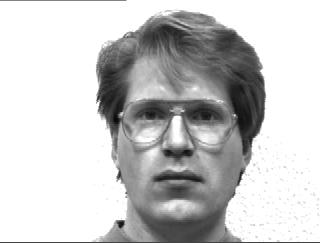
#> input picture Dimensionality Reduction/yalefaces/subject01.glasses.gif, 320 x 243 px
$ jupyter execute --allow-errors 'Eigenfaces and simple face recognition.ipynb'
#> lines starting #> are read from the running program, lines starting #| are printed output that depends on the picture
[cell 1]
import numpy as np
import scipy.sparse.linalg as ssl
import matplotlib.pyplot as plt
import imageio as iio
from skimage.measure import block_reduce

[cell 2]
# Load all pictures for each subject, downsample by a factor of 4, flatten and store each image as a row in the data matrix
# Subject 1
glasses1 = block_reduce(iio.imread('yalefaces/subject01.glasses.gif'), block_size=(4,4))
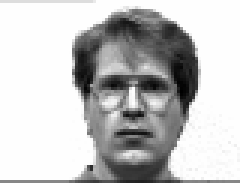
#> glasses1: shape (61, 80) uint64 (shown 3 times larger); min 323, max 4080, mean 3198.4; drawn with min black and max white
happy1 = block_reduce(iio.imread('yalefaces/subject01.happy.gif'), block_size=(4,4))
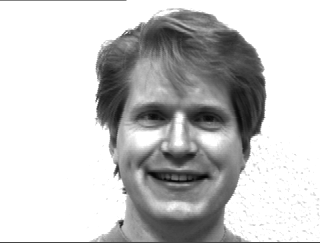
#> input picture Dimensionality Reduction/yalefaces/subject01.happy.gif, 320 x 243 px
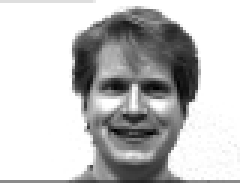
#> happy1: shape (61, 80) uint64 (shown 3 times larger); min 203, max 4080, mean 3162.8; drawn with min black and max white
left1 = block_reduce(iio.imread('yalefaces/subject01.leftlight.gif'), block_size=(4,4))
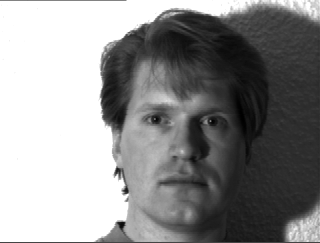
#> input picture Dimensionality Reduction/yalefaces/subject01.leftlight.gif, 320 x 243 px
#> left1: shape (61, 80) uint64; min 21, max 4080, mean 2281
noglasses1 = block_reduce(iio.imread('yalefaces/subject01.noglasses.gif'), block_size=(4,4))
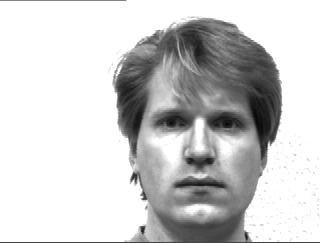
#> input picture Dimensionality Reduction/yalefaces/subject01.noglasses.gif, 320 x 243 px
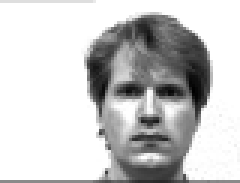
#> noglasses1: shape (61, 80) uint64 (shown 3 times larger); min 202, max 4080, mean 3266.1; drawn with min black and max white
normal1 = block_reduce(iio.imread('yalefaces/subject01.normal.gif'), block_size=(4,4))
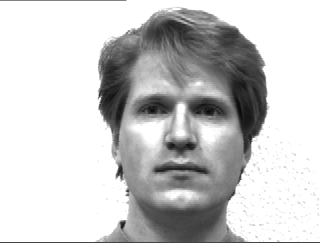
#> input picture Dimensionality Reduction/yalefaces/subject01.normal.gif, 320 x 243 px
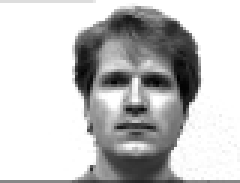
#> normal1: shape (61, 80) uint64 (shown 3 times larger); min 321, max 4080, mean 3216.5; drawn with min black and max white
right1 = block_reduce(iio.imread('yalefaces/subject01.rightlight.gif'), block_size=(4,4))
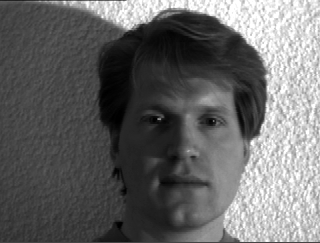
#> input picture Dimensionality Reduction/yalefaces/subject01.rightlight.gif, 320 x 243 px
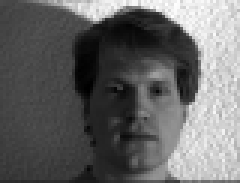
#> right1: shape (61, 80) uint64 (shown 3 times larger); min 1, max 4080, mean 1642.3; drawn with min black and max white
#> (the rest of this cell did not finish here and is left out)
